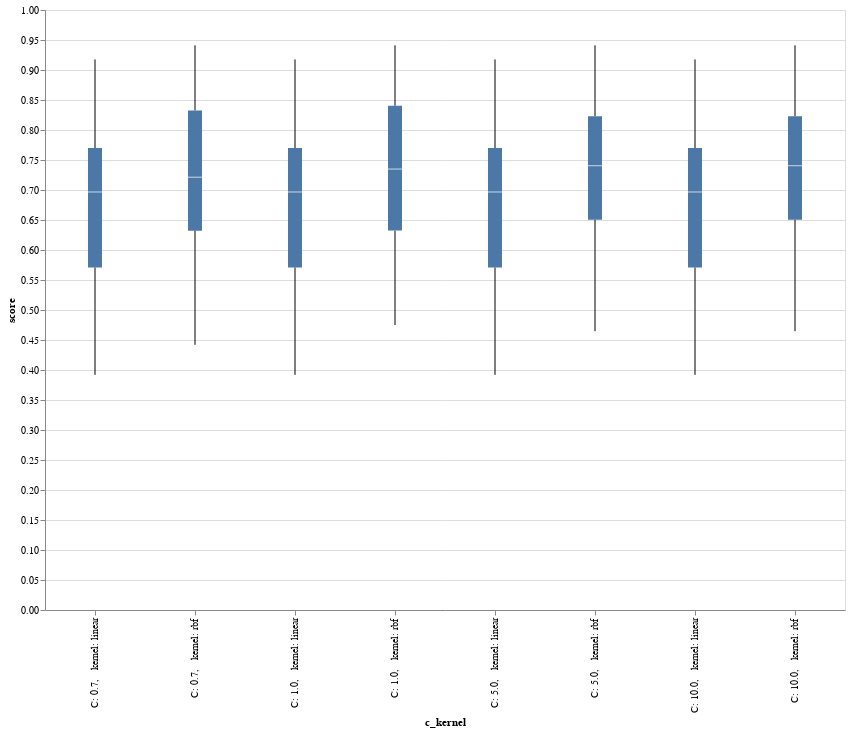

The cell this chart's notebook holds for it:
### Code cell
box_plot = alt.Chart(df_results).mark_boxplot(extent='min-max').encode(
    x=alt.X(
        'c_kernel:O',
        sort=alt.EncodingSortFieldFieldName(field='score', op='mean', order='descending')
    ),
    y='score:Q'
).properties(height=600, width=800)

box_plot

### Figure 1 — Vega-Lite specification as saved in the notebook (floating-point values rounded to 4 significant figures; data arrays with more than 128 entries replaced by an {"elided": "..."} marker saying what was removed)
{"config": {"view": {"continuousWidth": 400, "continuousHeight": 300}}, "data": {"name": "data-baf9083e29e87daf18fe137dd9a73bf6"}, "mark": {"type": "boxplot", "extent": "min-max"}, "encoding": {"x": {"field": "c_kernel", "sort": {"field": "score", "op": "mean", "order": "descending"}, "type": "ordinal"}, "y": {"field": "score", "type": "quantitative"}}, "height": 600, "width": 800, "$schema": "https://vega.github.io/schema/vega-lite/v4.17.0.json", "datasets": {"data-baf9083e29e87daf18fe137dd9a73bf6": {"elided": "416 records"}}}
